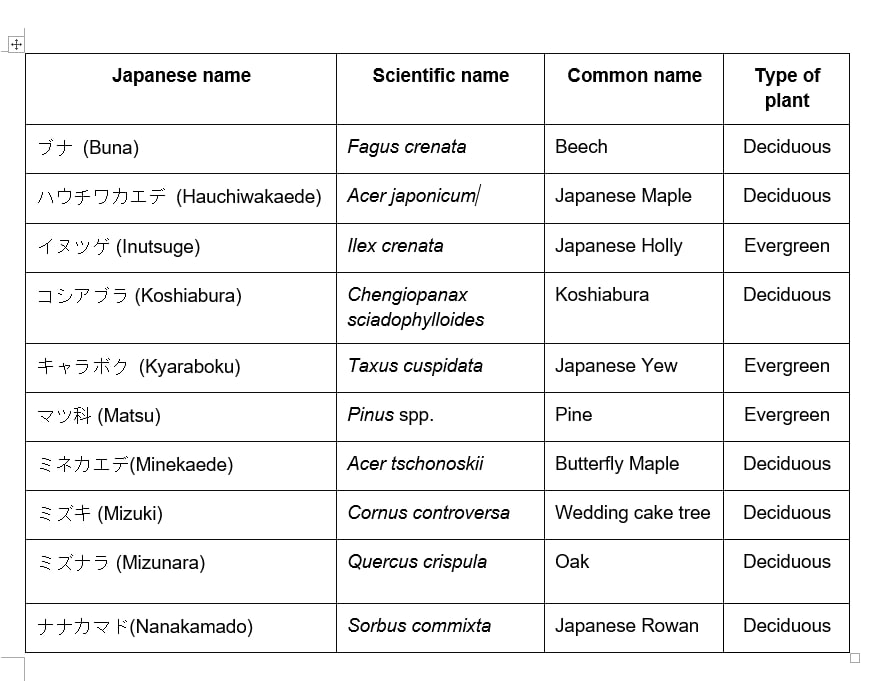
#> input picture tree_information.png, 894 x 681 px; its folder holds only this picture in this run
$ python -i balancing_augmentation.py   (imports and definitions only)
#> lines starting #> are read from the running program, lines starting #| are printed output that depends on the picture
### image_processing/image_augmentation.py
import numpy as np
import cv2
import random


def brightness(img, low: float, high: float):
    value = random.uniform(low, high)
    hsv = cv2.cvtColor(img, cv2.COLOR_BGR2HSV)
    hsv = np.array(hsv, dtype=np.float64)
    hsv[:, :, 1] = hsv[:, :, 1] * value
    hsv[:, :, 1][hsv[:, :, 1] > 255] = 255
    hsv[:, :, 2] = hsv[:, :, 2] * value
    hsv[:, :, 2][hsv[:, :, 2] > 255] = 255
    hsv = np.array(hsv, dtype=np.uint8)
    img = cv2.cvtColor(hsv, cv2.COLOR_HSV2BGR)
    return img


# [7 lines left out: function channel_shift, not called in this run]

### data_preprocessing/balancing_augmentation.py
import cv2
import copy
import random
import warnings

import global_constants as gc
from image_processing import image_augmentation


def random_transform_img(img, apply_probability: float = 0.5, show_img: bool = False):
    transformed_img = copy.deepcopy(img)
    # not clear if this is necessary
    # transformed_img = cv2.cvtColor(transformed_img, cv2.COLOR_BGR2RGB)
    if random.uniform(0, 1) < apply_probability:
        transformed_img = cv2.flip(transformed_img, 1)
    if random.uniform(0, 1) < apply_probability:
        transformed_img = cv2.flip(transformed_img, 0)
    if random.uniform(0, 1) < apply_probability:
        transformed_img = cv2.rotate(transformed_img, cv2.ROTATE_90_CLOCKWISE)
    if random.uniform(0, 1) < apply_probability:
        transformed_img = cv2.rotate(transformed_img, cv2.ROTATE_180)
    if random.uniform(0, 1) < apply_probability:
        transformed_img = cv2.rotate(transformed_img, cv2.ROTATE_90_COUNTERCLOCKWISE)

    if random.uniform(0, 1) < apply_probability:
        transformed_img = image_augmentation.brightness(transformed_img, low=0.4, high=1.8)
    # if random.uniform(0, 1) < apply_probability:
    #     transformed_img = image_augmentation.channel_shift(transformed_img, value=10)
    if show_img:
        # show original image and transformed image in the same window
        show_img = cv2.hconcat([img, transformed_img])
        cv2.imshow(f'original - transformed', show_img)
        cv2.waitKey(0)
        cv2.destroyAllWindows()
    return transformed_img


# [91 lines left out: functions random_transform_img_list, balance_augment_data, not called in this run]

>>> import cv2
>>> picture = cv2.imread('../tree_information.png')
#> picture is the input picture: shape (681, 894, 3); min 0, max 255, mean 240.1
>>> result = random_transform_img(picture)
#> in random_transform_img, `transformed_img = cv2.rotate(transformed_img, cv2.ROTATE_90_CLOCKWISE)`:
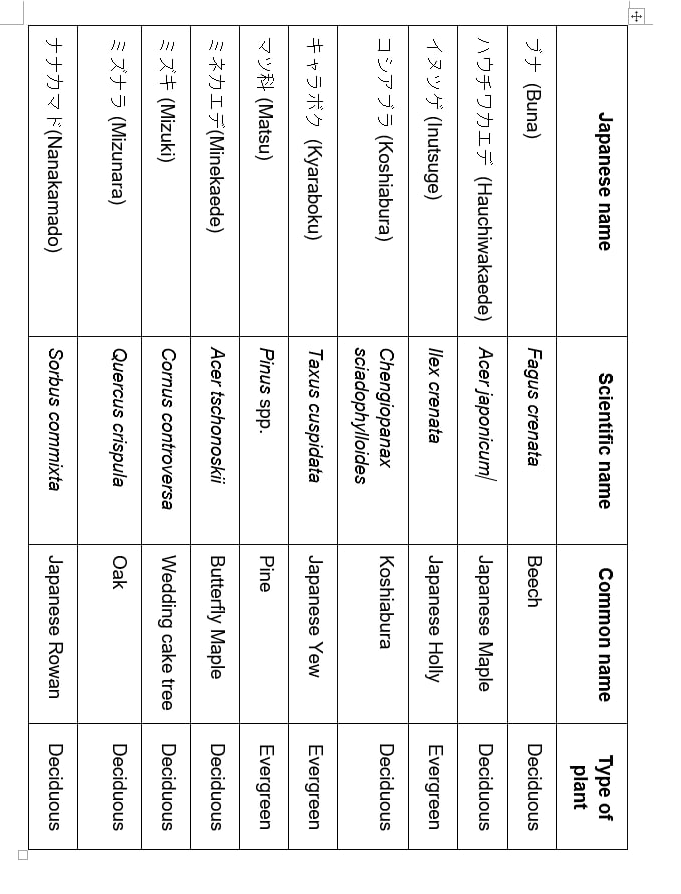
#> transformed_img: shape (894, 681, 3); min 0, max 255, mean 240.1
#> in random_transform_img, `transformed_img = cv2.rotate(transformed_img, cv2.ROTATE_180)`:
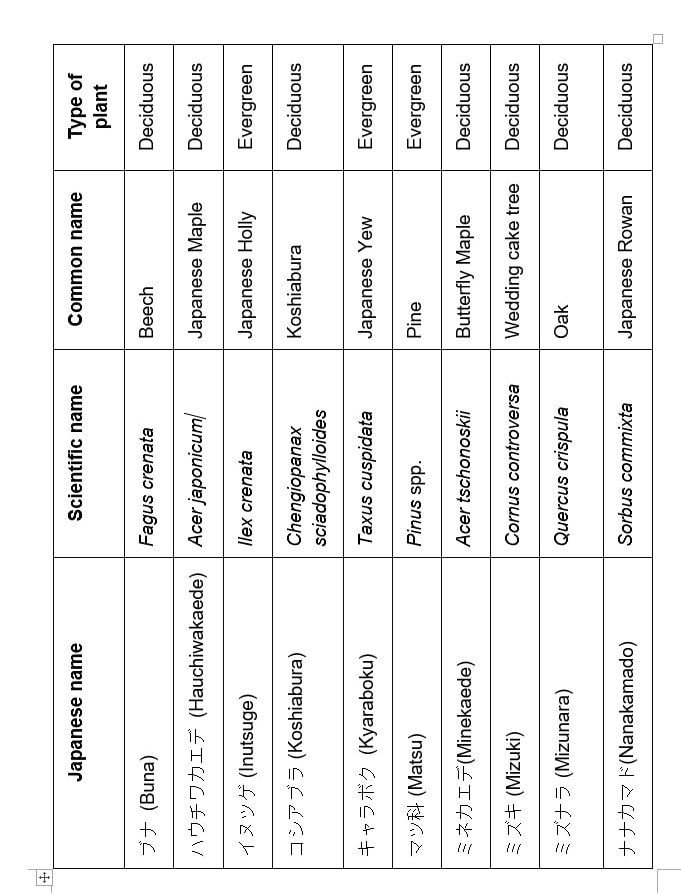
#> transformed_img: shape (894, 681, 3); min 0, max 255, mean 240.1
#> in brightness, `hsv = cv2.cvtColor(img, cv2.COLOR_BGR2HSV)`: hsv: shape (894, 681, 3); mean H, S, V 0, 0, 240.1
#> in brightness, `hsv = np.array(hsv, dtype=np.float64)`: hsv: shape (894, 681, 3) float64; mean H, S, V 0, 0, 240.1
#> in brightness, `hsv[:, :, 2] = hsv[:, :, 2] * value`: hsv: shape (894, 681, 3) float64; mean H, S, V 0, 0, 359.4
#> in brightness, `hsv[:, :, 2][hsv[:, :, 2] > 255] = 255`: hsv: shape (894, 681, 3) float64; mean H, S, V 0, 0, 242
#> in brightness, `hsv = np.array(hsv, dtype=np.uint8)`: hsv: shape (894, 681, 3); mean H, S, V 0, 0, 242
#> in brightness, `img = cv2.cvtColor(hsv, cv2.COLOR_HSV2BGR)`:
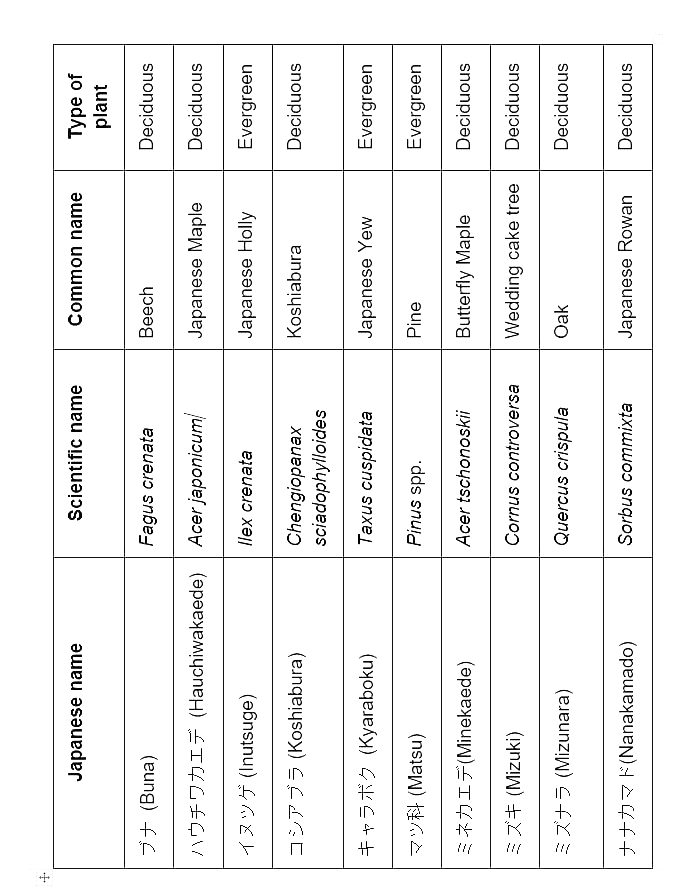
#> img: shape (894, 681, 3); min 0, max 255, mean 242
